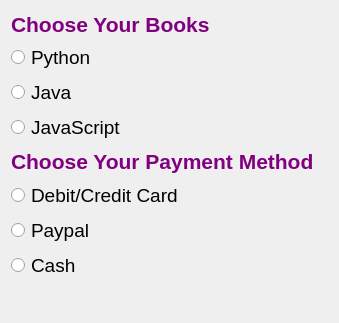
<?xml version="1.0" encoding="UTF-8"?>
<ui version="4.0">
 <class>Dialog</class>
 <widget class="QDialog" name="Dialog">
  <property name="geometry">
   <rect>
    <x>0</x>
    <y>0</y>
    <width>339</width>
    <height>323</height>
   </rect>
  </property>
  <property name="windowTitle">
   <string>Dialog</string>
  </property>
  <property name="styleSheet">
   <string notr="true">QLabel{color:purple}</string>
  </property>
  <layout class="QVBoxLayout" name="verticalLayout_3">
   <item>
    <widget class="QLabel" name="label">
     <property name="font">
      <font>
       <pointsize>16</pointsize>
       <bold>true</bold>
      </font>
     </property>
     <property name="text">
      <string>Choose Your Books</string>
     </property>
    </widget>
   </item>
   <item>
    <layout class="QVBoxLayout" name="verticalLayout">
     <item>
      <widget class="QRadioButton" name="radioButton_py">
       <property name="font">
        <font>
         <pointsize>14</pointsize>
        </font>
       </property>
       <property name="text">
        <string>Python</string>
       </property>
      </widget>
     </item>
     <item>
      <widget class="QRadioButton" name="radioButton_java">
       <property name="font">
        <font>
         <pointsize>14</pointsize>
        </font>
       </property>
       <property name="text">
        <string>Java</string>
       </property>
      </widget>
     </item>
     <item>
      <widget class="QRadioButton" name="radioButton_js">
       <property name="font">
        <font>
         <pointsize>14</pointsize>
        </font>
       </property>
       <property name="text">
        <string>JavaScript</string>
       </property>
      </widget>
     </item>
    </layout>
   </item>
   <item>
    <widget class="QLabel" name="label_2">
     <property name="font">
      <font>
       <pointsize>16</pointsize>
       <bold>true</bold>
      </font>
     </property>
     <property name="text">
      <string>Choose Your Payment Method</string>
     </property>
    </widget>
   </item>
   <item>
    <layout class="QVBoxLayout" name="verticalLayout_2">
     <item>
      <widget class="QRadioButton" name="radioButton_deb">
       <property name="font">
        <font>
         <pointsize>14</pointsize>
        </font>
       </property>
       <property name="text">
        <string>Debit/Credit Card</string>
       </property>
      </widget>
     </item>
     <item>
      <widget class="QRadioButton" name="radioButton_paypal">
       <property name="font">
        <font>
         <pointsize>14</pointsize>
        </font>
       </property>
       <property name="text">
        <string>Paypal</string>
       </property>
      </widget>
     </item>
     <item>
      <widget class="QRadioButton" name="radioButton_cash">
       <property name="font">
        <font>
         <pointsize>14</pointsize>
        </font>
       </property>
       <property name="text">
        <string>Cash</string>
       </property>
      </widget>
     </item>
    </layout>
   </item>
   <item>
    <widget class="QLabel" name="label_result">
     <property name="font">
      <font>
       <pointsize>14</pointsize>
       <bold>true</bold>
      </font>
     </property>
     <property name="text">
      <string/>
     </property>
    </widget>
   </item>
  </layout>
 </widget>
 <resources/>
 <connections/>
</ui>
